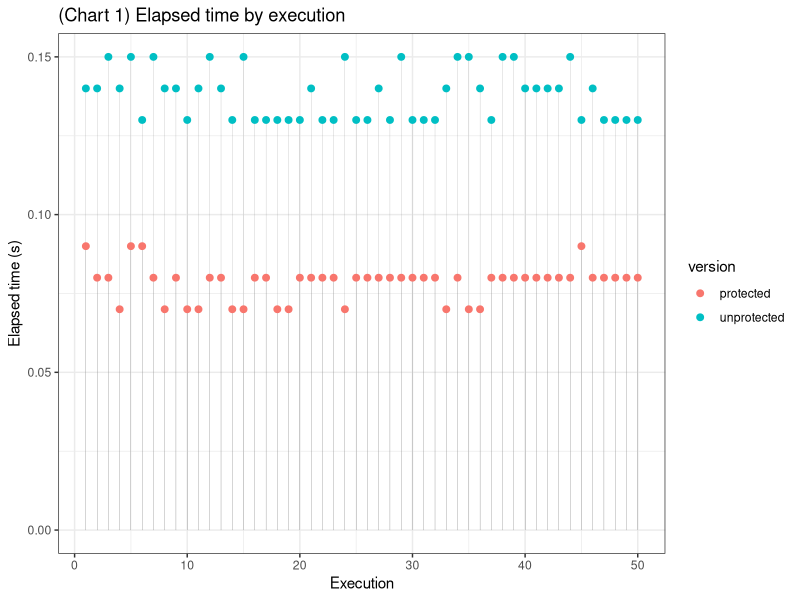
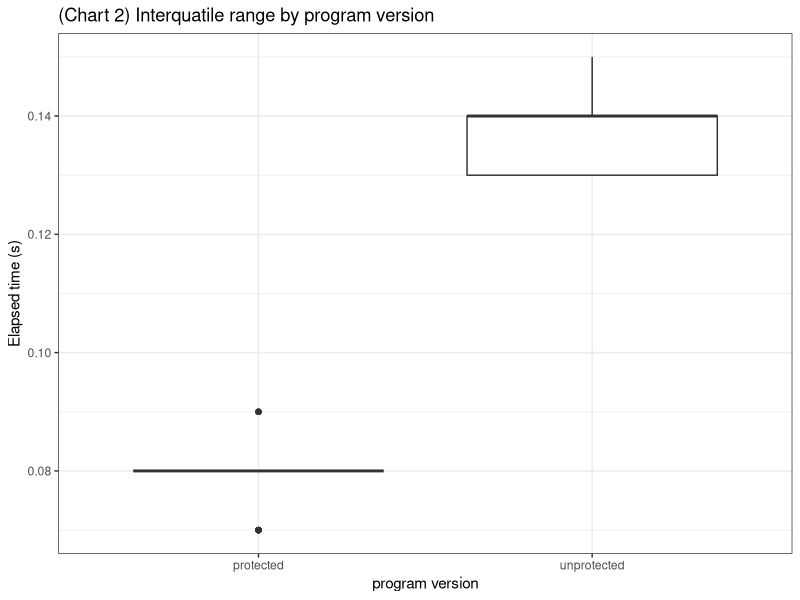
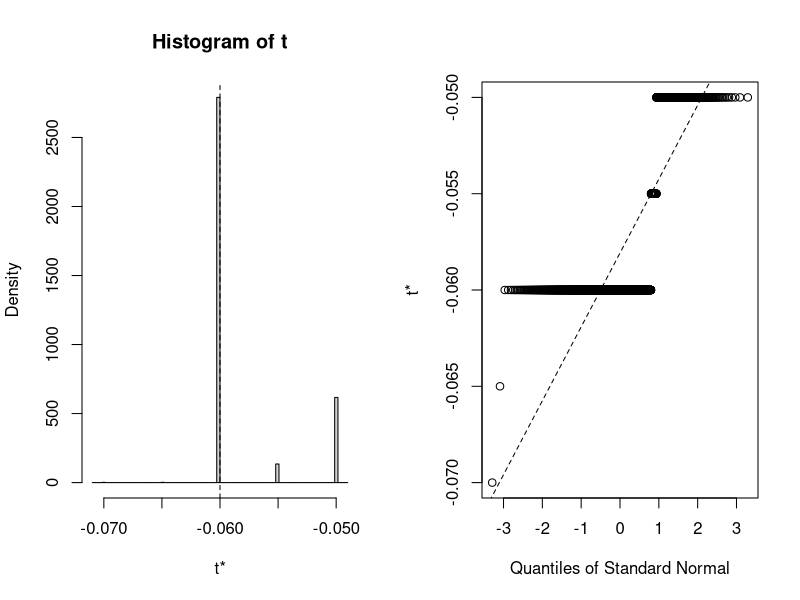
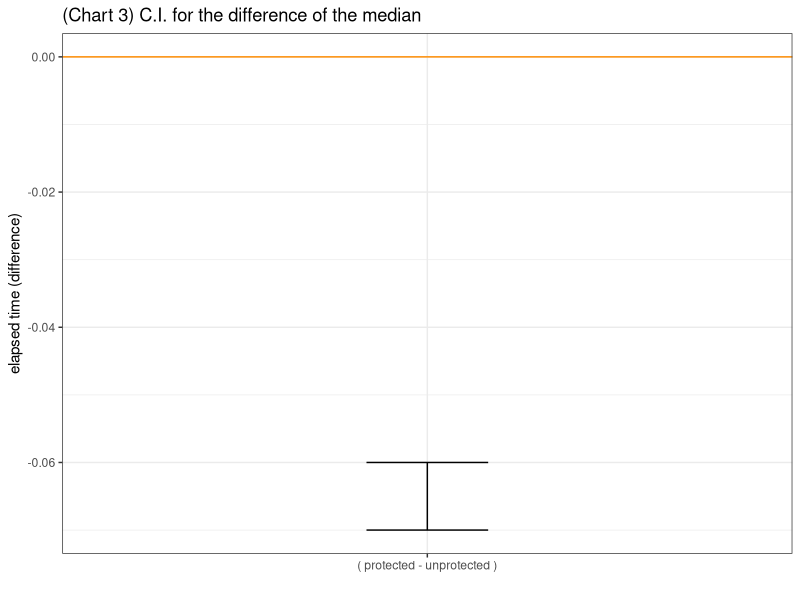
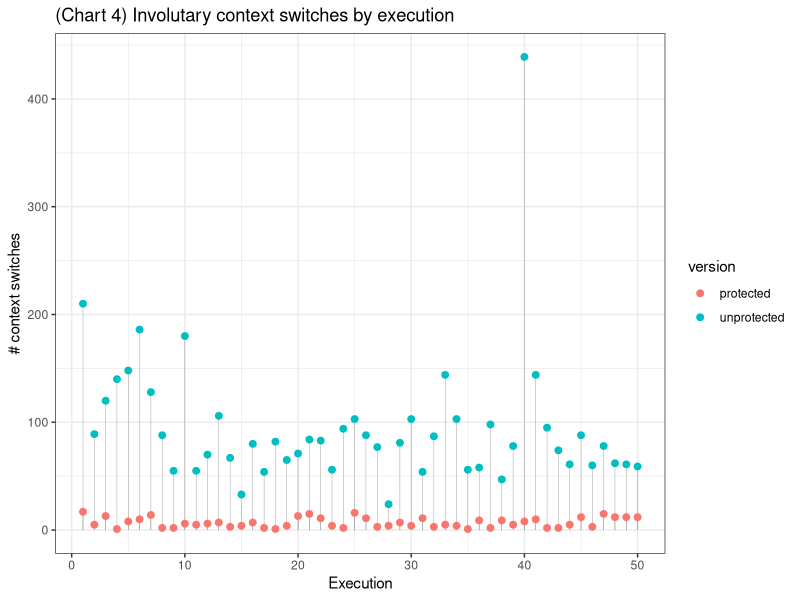
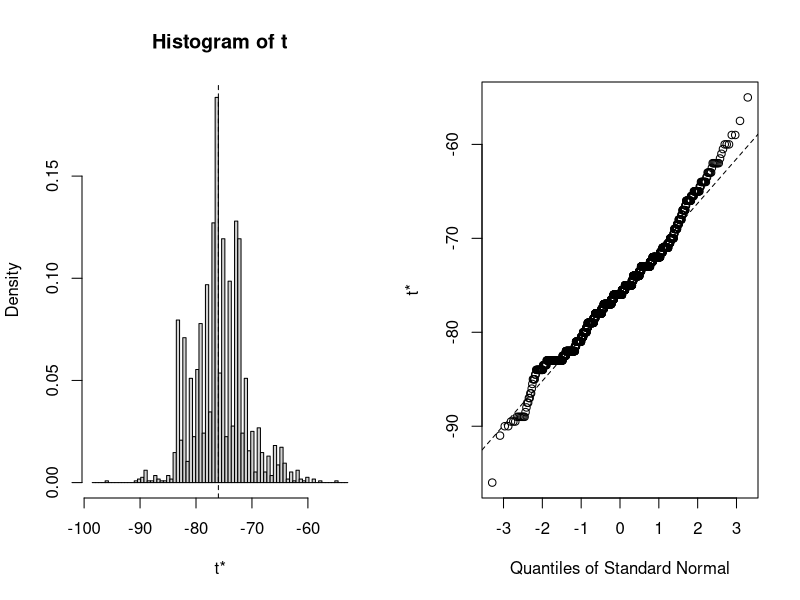
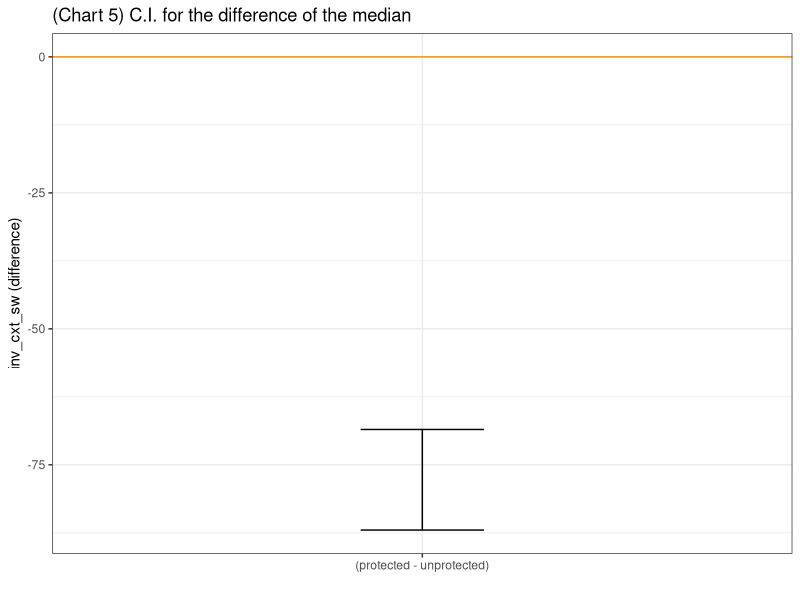
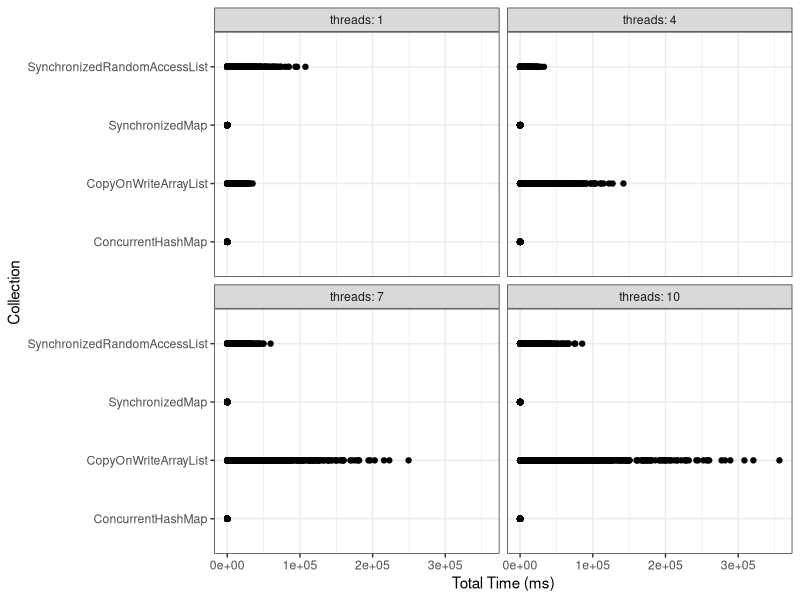

R code for these plots, in order:
## ---- chunk 1
library(here)
library(boot)
library(readr)
library(dplyr)
library(ggplot2)
library(lubridate)

theme_set(theme_bw())
## ---- chunk 2
read_csv(here::here("output/list1/ex1/perf_result.csv"),
         progress = F,
         col_types = cols(
           RSS = col_integer(),
           elapsed = col_character(),
           cpu.sys = col_double(),
           .user = col_double(),
           minor_pagefault = col_integer(),
           major_pagefault = col_integer(),
           inv_cxt_sw = col_integer(),
           vol_cxt_sw = col_integer(),
           version = col_character(),
           execution = col_integer())) %>% 
  mutate(elapsed = lubridate::ms(elapsed),
         version = as.factor(version)) %>% 
  mutate(elapsed = lubridate::second(elapsed)) -> perf_data 

perf_data %>%
  glimpse()
## ---- chunk 3
perf_data %>%
  ggplot(aes(execution,elapsed,color=version)) +
    geom_segment(aes(x = execution, y = 0,
                     xend = execution, yend = elapsed),
                 color = "grey50", size=0.06) +
  geom_point(size=2) +
  labs(x="Execution", y= "Elapsed time (s)",
       title="(Chart 1) Elapsed time by execution")
## ---- chunk 4
perf_data %>%
  ggplot(aes(version,elapsed)) +
  geom_boxplot() +
  labs(y="Elapsed time (s)",x="program version",
       title="(Chart 2) Interquatile range by program version")
## ---- chunk 5
my_theta <- function(x, i) {
    x %>% 
        slice(i) -> d
  
    d %>% 
      group_by(version) %>% 
      summarise(med = median(elapsed, na.rm = TRUE)) -> y
    
    med_diff = y[y$version == "protected",]$med - y[y$version == "unprotected",]$med
    
    return(med_diff)
}

med_diff.boot <- boot(data = perf_data, 
                 statistic = my_theta, 
                 R = 2000)

plot(med_diff.boot)
## ---- chunk 6
result_med_diff <- boot.ci(boot.out = med_diff.boot, 
        conf = 0.95, 
        type = "basic")

result_med_diff
## ---- chunk 7
X2.5 = c(result_med_diff$basic[4])
X97.5 = c(result_med_diff$basic[5])
elapsed.diff = data.frame(X2.5,X97.5)

elapsed.diff %>%
  ggplot(aes(x = "( protected - unprotected )",
             ymin = X2.5, ymax = X97.5)) +
  geom_errorbar(width = .2) +
  geom_hline(yintercept = 0, colour = "darkorange") +
  labs(x="", y="elapsed time (difference)") +
    ggtitle("(Chart 3) C.I. for the difference of the median")
## ---- chunk 8
perf_data %>%
  ggplot(aes(execution,inv_cxt_sw,color=version)) +
    geom_segment(aes(x = execution, y = 0,
                     xend = execution, yend = inv_cxt_sw),
                 color = "grey50", size=0.12) +
  geom_point(size=2) +
  labs(x="Execution", y="# context switches",
       title="(Chart 4) Involutary context switches by execution")
## ---- chunk 9
my_theta <- function(x, i) {
    x %>% 
        slice(i) -> d
  
    d %>% 
      group_by(version) %>% 
      summarise(med = median(inv_cxt_sw, na.rm = TRUE)) -> y
    
    med_diff = y[y$version == "protected",]$med - y[y$version == "unprotected",]$med
    
    return(med_diff)
}

med_inv_sw.boot <- boot(data = perf_data, 
                 statistic = my_theta, 
                 R = 2000)

plot(med_inv_sw.boot)
## ---- chunk 10
result_med_inv_sw <- boot.ci(boot.out = med_inv_sw.boot, 
        conf = 0.95, 
        type = "basic")

result_med_inv_sw
## ---- chunk 11
X2.5 = c(result_med_inv_sw$basic[4])
X97.5 = c(result_med_inv_sw$basic[5])
inv_sw.diff = data.frame(X2.5,X97.5)

inv_sw.diff %>%
  ggplot(aes(x = "(protected - unprotected)",
             ymin = X2.5, ymax = X97.5)) +
  geom_errorbar(width = .2) +
  geom_hline(yintercept = 0, colour = "darkorange") +
  labs(x="", y="inv_cxt_sw (difference)") +
    ggtitle("(Chart 5) C.I. for the difference of the median")
## ---- chunk 12
read_csv(here::here("output/list1/ex5/report.csv"),
         col_types = cols(
           class = col_character(),
           elements = col_integer(),
           total_time = col_double(),
           threads = col_integer(),
           write_level = col_integer()),
         progress = F) %>%
  mutate(total_time = total_time / 1000000) -> data

data %>%
  glimpse()
## ---- chunk 13
data %>%
  ggplot(aes(total_time,class)) +
  geom_point() +
  facet_wrap(~threads, labeller = "label_both") +
  labs(x="Total Time (ms)",y="Collection")
## ---- chunk 14
data %>%
  ggplot(aes(y = total_time, x = elements, group=elements)) +
  geom_boxplot() +
  facet_wrap(~class, scales = "free") +
  labs(x="Number of elements", y="Total time (ms)")
## ---- chunk 15
data %>%
  filter(class != 'CopyOnWriteArrayList') %>% 
  filter(class != 'SynchronizedRandomAccessList') %>% 
  ggplot(aes(y = class, x = total_time)) +
  geom_point() + 
  facet_wrap(~write_level, labeller="label_both") +
  labs(y="Collection", x="Total time (ms)")
## ---- chunk 16
data %>%
  filter(class != 'ConcurrentHashMap') %>% 
  filter(class != 'SynchronizedMap') %>% 
  ggplot(aes(y = class, x = total_time)) +
  geom_point() + 
  facet_wrap(~write_level, labeller="label_both") +
  labs(y="Collection", x="Total time (ms)")
## ---- chunk 17
data %>%
  filter(class != 'ConcurrentHashMap') %>% 
  filter(class != 'SynchronizedMap') %>% 
  ggplot(aes(x =threads, y = total_time)) +
  scale_x_continuous(breaks=seq(1, 10, 3)) +
  geom_point() +
  facet_wrap(~class) +
  labs(x="Number of threads", y="Total time (ms)")
## ---- chunk 18
data %>%
  filter(class != 'CopyOnWriteArrayList') %>% 
  filter(class != 'SynchronizedRandomAccessList') %>% 
  ggplot(aes(x =threads, y = total_time)) +
    scale_x_continuous(breaks=seq(1, 10, 3)) +
  geom_point() +
  facet_wrap(~class) +
  labs(x="Number of threads", y="Total time (ms)")
